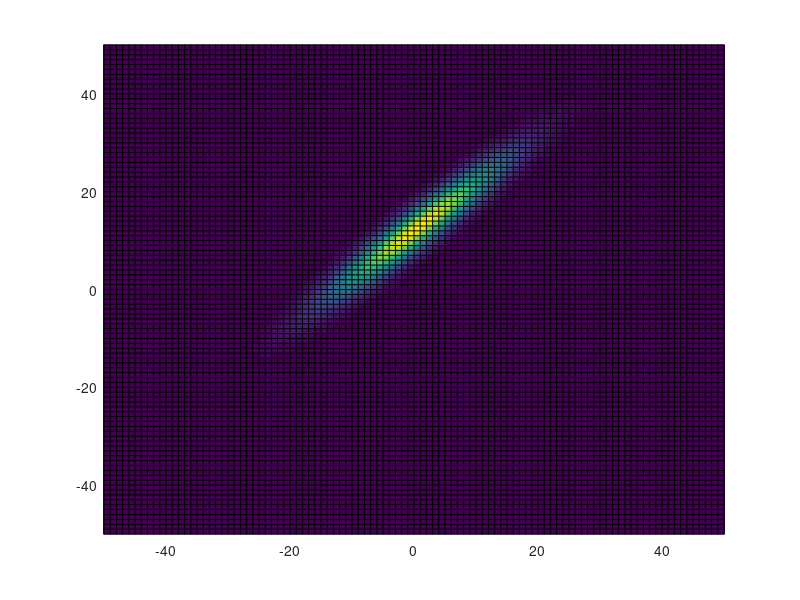

Here is the MATLAB script that generated this plot: (Note: this script raises an error after producing the figure.)

%%% Multi-track simulation
%%% We will turn off all disp in GP2DF!!!!
% clearvars
% % close all

% function Particle_num = threshold(ratio, Gin)
clearvars
format compact
close all
tic


disp(date);
%%%%%% Define Constants
disp('Defining Constants');

%%% Physical Constants
hbar = 0.6582;	% Plank's Constant (meV.ps)
c=3*10^14*10^-12;	% Speed of light (um/ps)
me=511*10^6/c^2;	% Free electron mass (meV/c^2)
mp=(7*10^-5)*me; % mass of Cavity photon
%%% Calculation Contronl
tstart = 1;	% Initial Dynamics time (ps)
tfinish = 100;	% Finish time (ps)     % reservoir steady state time needed: 100 ps; +20 ps;
tp = tfinish/2;
tstep=0.1;%0.25;	% Frequency to stroe data
Nt=(tfinish-tstart)/tstep;
turn_Pr = 0;
turn_Pn = 1;
turn_defect = 0;
%%%%%% End

%%%%%% Grid of energy, momentum and real space
%%% For energy
Ns=400;	% Sub-steps;
% Although data will be store for every tstep, it will be calculate over smaller intervals, Ns sets the number of intervals for every tstep;
sstep=tstep/Ns;	% This time step in time used in solving the differential equations; (ps)


uc=1; % Unit cell size (um)
nuc=128; % Number of Unit Cell in one direction from 0-end


%%% For real space
num_p = 2;
Nx=nuc*num_p;	% Number of points in x-axis
Ny=nuc*num_p;	% Number of points in y-axis
xmax=nuc*uc;	% Set x range (um)
ymax=nuc*uc;	% set y range (um)
x=((1:Nx)'-Nx/2-1)*2*xmax/Nx';	% Grid in x
y=((1:Ny)'-Ny/2-1)*2*ymax/Ny';  % Grid in y
dx=abs(x(4)-x(3));	% dx (um)
dy=abs(y(4)-y(3));      % dy
x0=Nx/2+1;  % x=0 index
y0=Ny/2+1;
[X,Y]=meshgrid(x,y);

%%% For momentum space
kxmax=pi/dx; % maxmium of k valus (um^-1)
kymax=pi/dy;
kx=((1:Nx)'-Nx/2-1)*pi/xmax;	% Grid in kx
ky=((1:Ny)'-Ny/2-1)*pi/ymax;	% Grid in ky
dkx=2*kxmax/Nx;	% dkx
dky=2*kymax/Ny;	% dky
[KX,KY]=meshgrid(kx,ky);
%%%%%% END

%%%%%% Dispersion
EC=(hbar^2)*(KX.^2+KY.^2)/(2*mp);

%%%%% Nonlinear interaction %%%%%%%%
%%%%% Parameters controled by experimantal
alpha=5*10^-3;	%meV*um^2
Gin = 0.05;   % Gain rate 0.05 ps^-1 um^2
beta= 1*alpha;
omega = 0.15/hbar; %ps^-1
tauP = 15;   % ps
tauR = 120; % ps
Gamma = 1*hbar/(2*tauP);


ratio = 3;
Inten_Pn = ratio*1/(Gin*tauP*tauR);
Inten_Pr = 0.05*20*2;
sigr = 3; % size
sigr_Poten = 2;
sigr_non = 6;


ec_ra = 2;
L = 2*sigr*ec_ra;
locate_pump = -L;
locate_poten = -10;
locate_non_Y = L;
locate_non_X = 0;

% RL = sqrt(  (X/2).^2 + (Y-locate_pump).^2  );

Ang = pi/4;
cAng = cos(Ang);
sAng = sin(Ang);



RL = sqrt(  (X/ec_ra).^2 + (Y-locate_pump).^2  );
RL_non = sqrt(  (((X-locate_non_X)*cAng + (Y-locate_non_Y)*sAng)/(1.5*ec_ra)).^2 ...
                  + ( (-(X-locate_non_X)*sAng + (Y-locate_non_Y)*cAng)/(0.5)  ).^2           );
% RL_non = sqrt((X-locate_non_X).^2+(Y-locate_non_Y).^2);
RL_poten = sqrt(X.^2+(Y-locate_poten).^2);
Phase = atan2(Y,X);

%Gaussian
r = sqrt(X.^2 + Y.^2);

kky = -0.5; %um^-1
Pr = turn_Pr*Inten_Pr*exp(-(RL/sigr).^2).*exp(-1i*kky*Y);
Pn = turn_Pn*Inten_Pn*exp(-(RL_non/sigr_non).^2);
test_Pn = Inten_Pr*exp(-(RL_non/sigr_non).^2);
% Pr(Y<locate_pump) = 0;
% Pr = Inten_Pr*exp(-(RL/sigr).^2);
PE = 10; %meV;
Poten = turn_defect*PE*exp(-(RL_poten/sigr_Poten).^2);


area_s = 50;

figure()
pcolor(x,y,abs(Pr)+abs(test_Pn));
% hold on
% % pcolor(x,y,abs(test_Pn));
% hold on
axis([-area_s area_s -area_s area_s])


% figure()
% pcolor(x,y,abs(Pn));
% axis([-area_s area_s -area_s area_s])
% % figure()
% % subplot(1,3,1)
% % pcolor(x,y,abs(Poten));
% subplot(1,2,1)
% pcolor(x,y,abs(Pr));
% title('Resonant')
% subplot(1,2,2)
% pcolor(x,y,abs(Pn));
% title('Non-resonant')


% system_name = sprintf('locatePn = %0.2f, locatePr = %0.2f, locateDefect = %0.2f.jpg',-locate_non,locate_pump,-locate_poten);
% figure()
% pcolor(x,y,abs(Pr));
% pcolor(x,y,ss);
% hold on
% axis(2*[-32 32 -32 32])
% pcolor(x,y,abs(Pn));
% viscircles([0,locate_non],sigr_non,'Color','w');
% viscircles([0,locate_poten],sigr_Poten);
% title("Resonant","FontSize",20)
% axis on
% colorbar
% % saveas(gcf,system_name)



%%


%%%%%% Define Fehlberg coefficients (for fifth order Runge-Kutta procedure)
ai(1)=16/135;
ai(2)=0;
ai(3)=6656/12825;
ai(4)=28561/56430;
ai(5)=-9/50;
ai(6)=2/55; %#ok<NASGU>

aibi(1)=1/360;
aibi(2)=0;
aibi(3)=-128/4275;
aibi(4)=-2197/75240;
aibi(5)=1/50;
aibi(6)=2/55;

dij(1,1)=0;
dij(2,1)=1/4;
dij(3,1)=3/32;          dij(3,2)=9/32;
dij(4,1)=1932/2197;     dij(4,2)=-7200/2197;    dij(4,3)=7296/2197;
dij(5,1)=439/216;       dij(5,2)=-8;            dij(5,3)=3680/513;
dij(5,4)=-845/4104;
dij(6,1)=-8/27;         dij(6,2)=2;             dij(6,3)=-3544/2565;
dij(6,4)=1859/4104;     dij(6,5)=-11/40;
%%%%%% END

% Load initial condition
%load psi_601.mat
%load res_601.mat
%psi_ini = psi5;
%rev_ini = rev5;
%clear psi5 rev5

%%%%%% Define the initial state

t=0;	% Real time (ps)
%%% Take the initial wavefunction
% set the random seed
rng('shuffle'); % make the initial seed depned on current time
%rng('default'); % make sure the same random initial condition


psi5=10e-10*(randn(Ny,Nx)+1i*randn(Ny,Nx));
% psi5 = 10e-1*(zeros(Ny,Nx)+1i*zeros(Ny,Nx));
rev5 = 10e-1*(zeros(Ny,Nx)+1i*zeros(Ny,Nx));
% noise = 10e-10*(randn(Ny,Nx)+1i*randn(Ny,Nx));
%%%%%% END






para = struct('hbar',hbar,'sstep',sstep,'alpha',alpha,'tauP',tauP, ...
    'Pr',Pr,'Pn',Pn,'omega',omega,'tp',tp,'Gamma',Gamma,'EC',EC,'Gin',Gin,'beta',beta,'tauR',tauR,'Poten',Poten);
%%%%%% 5th order Runge-Kutta Algorithm
for si=0:1:4
    t=si*sstep;

    % Label theta at next, current and 4 sub-timesteps behind
    psin1=['psi',sprintf('%g',si+5+1)];	% Label of next sub-timestep
    psin = ['psi',sprintf('%g',si+5)];      % Label of current sub-timestep
    psin_4 = ['psi',sprintf('%g',si+5-4)];  % Label of four sub-timesteps back

    % Label theta at next, current and 4 sub-timesteps behind
    revn1=['rev',sprintf('%g',si+5+1)];	% Label of next sub-timestep
    revn = ['rev',sprintf('%g',si+5)];      % Label of current sub-timestep
    revn_4 = ['rev',sprintf('%g',si+5-4)];  % Label of four sub-timesteps back


    % Calculate gradients
    [f1psi,f1rev] = fcal2D(...
        eval(psin),...
        eval(revn),...
        t,para);

    [f2psi,f2rev] = fcal2D(...
        eval(psin)+dij(2,1)*f1psi,...
        eval(revn)+dij(2,1)*f1rev,...
        t,para);

    [f3psi,f3rev] = fcal2D(...
        eval(psin)+dij(3,1)*f1psi+dij(3,2)*f2psi,...
        eval(revn)+dij(3,1)*f1rev+dij(3,2)*f2rev,...
        t,para);

    [f4psi,f4rev] = fcal2D(...
        eval(psin)+dij(4,1)*f1psi+dij(4,2)*f2psi+dij(4,3)*f3psi,...
        eval(revn)+dij(4,1)*f1rev+dij(4,2)*f2rev+dij(4,3)*f3rev,...
        t,para);

    [f5psi,f5rev] = fcal2D(...
        eval(psin)+dij(5,1)*f1psi+dij(5,2)*f2psi+dij(5,3)*f3psi+dij(5,4)*f4psi,...
        eval(revn)+dij(5,1)*f1rev+dij(5,2)*f2rev+dij(5,3)*f3rev+dij(5,4)*f4rev,...
        t,para);

    [f6psi,f6rev] = fcal2D(...
        eval(psin)+dij(6,1)*f1psi+dij(6,2)*f2psi+dij(6,3)*f3psi+dij(6,4)*f4psi+dij(6,5)*f5psi,...
        eval(revn)+dij(6,1)*f1rev+dij(6,2)*f2rev+dij(6,3)*f3rev+dij(6,4)*f4rev+dij(6,5)*f5rev,...
        t,para);

    % Calculate fields at next sub-timestep
    eval([psin1 '=eval(psin)+ai(1)*f1psi+ai(2)*f2psi+ai(3)*f3psi+ai(4)*f4psi+ai(5)*f5psi+ai(6)*f6psi;']);
    eval([revn1 '=eval(revn)+ai(1)*f1rev+ai(2)*f2rev+ai(3)*f3rev+ai(4)*f4rev+ai(5)*f5rev+ai(6)*f6rev;']);

    % Calculate errors
    errorpsi=sum(sum(abs(...
        aibi(1)*f1psi+aibi(2)*f2psi+aibi(3)*f3psi...
        +aibi(4)*f4psi+aibi(5)*f5psi+aibi(6)*f6psi)))...
        /(sum(sum(abs(eval(psin1)))));

    % Clear psi at sub-timestep 6 substeps behind next substep
    clear(psin_4);
    clear(revn_4);

end
clear f1psi f2psi f3psi f4psi f5psi f6psi
clear f1rev f2rev f3rev f4rev f5rev f6rev

clear ai aibi dij

%%%%%% END

%%%%%% Prepare for 5th order Adams-Bashforth-Moulton Algorithm
% This part of the code prepares for the 5th order Adams-Bashforth-Moulton Algorithm. From the stored values of psi from the Runge-Kutta procedure it calculates the gradients, fpsi=dpsi/dt, for each sub-timestep. The results are the arrays: % fpsi6, fpsi7, fpsi8, fpsi9 We also keep the last value of the field: (psi10, theta10) This part of the procedure uses the function, fcal2D(psi,...,t), which gives the value of dpsi/dt
% Increment substep by one
si=si+1;        %si=5 now

% Label psi at previous four sub-timesteps
psin_1 = ['psi',sprintf('%g',si+5-1)];
psin_2 = ['psi',sprintf('%g',si+5-2)];
psin_3 = ['psi',sprintf('%g',si+5-3)];
psin_4 = ['psi',sprintf('%g',si+5-4)];

% Label f at previous four sub-timesteps
fpsin_1 = ['fpsi',sprintf('%g',si+5-1)];
fpsin_2 = ['fpsi',sprintf('%g',si+5-2)];
fpsin_3 = ['fpsi',sprintf('%g',si+5-3)];
fpsin_4 = ['fpsi',sprintf('%g',si+5-4)];

% Label phi at previous four sub-timesteps
revn_1 = ['rev',sprintf('%g',si+5-1)];
revn_2 = ['rev',sprintf('%g',si+5-2)];
revn_3 = ['rev',sprintf('%g',si+5-3)];
revn_4 = ['rev',sprintf('%g',si+5-4)];

% Label f at previous four sub-timesteps
frevn_1 = ['frev',sprintf('%g',si+5-1)];
frevn_2 = ['frev',sprintf('%g',si+5-2)];
frevn_3 = ['frev',sprintf('%g',si+5-3)];
frevn_4 = ['frev',sprintf('%g',si+5-4)];


% Calculate f at previous four sub-timesteps
eval([ '[' fpsin_1  ',' frevn_1 ']=fcal2D(' ...
    psin_1  ',' revn_1 ','...
    't,para);']);

eval([ '[' fpsin_2  ',' frevn_2 ']=fcal2D(' ...
    psin_2 ',' revn_2 ','...
    't,para);']);

eval([ '[' fpsin_3  ',' frevn_3 ']=fcal2D(' ...
    psin_3 ',' revn_3 ','...
    't,para);']);

eval([ '[' fpsin_4  ',' frevn_4 ']=fcal2D(' ...
    psin_4 ',' revn_4 ','...
    't,para);']);

% Clear psi at sub-timesteps earlier than last sub-timestep
clear(psin_1); clear('psin_1');
clear(psin_2); clear('psin_2');
clear(psin_3); clear('psin_3');
clear(psin_4); clear('psin_4');

clear(revn_1); clear('revn_1');
clear(revn_2); clear('revn_2');
clear(revn_3); clear('revn_3');
clear(revn_4); clear('revn_4');


%%%%%% END

%%%%%% Start main 5th order Adams-Bashforth-Moulton Algorithm for all remaining timesteps This is the main part of the algorithm that calculates psi and theta for every sub-timestep.  For each timestep after the initial equilibrium time set by E_tstart plots are made for the first Monte Carlo realization if allow_plots==true For each value in the sample time grid, defined by E_Samples, E_start, and tfinish the field is saved in the variable psi_Ei where Ei is an index The time dynamics of the first Monte Carlo realization is also stored in the variable psit (if allow_plots==1) This part of the procedure uses the function, fcalc2DIS(psi,...,t), which gives the value of dpsi/dt
psit=zeros(Ny,Nx);
revt=zeros(Ny,Nx);


for ti=0:1:tfinish/tstep

    t=ti*tstep+si*sstep;
    plot_t(ti+1) = t;
    disp([sprintf('%1.4f',t),' ps', sprintf(' \t %g',ti),' step ']);
    display(['|psi|^2 : ' sprintf('%1.4g',sum(sum(abs(psit).^2)))]);	% Why 1e8?
    display(['|rev|^2 : ' sprintf('%1.4g',sum(sum(revt)))]);	% Why 1e8?
    sum_psi(ti+1) = sum(sum(abs(psit).^2));



    while si<Ns
        t=ti*tstep+si*sstep;

        % Label f at next and previous 5 sub-timesteps
        fpsin1 = ['fpsi',sprintf('%g',si+5+1)];
        fpsin = ['fpsi',sprintf('%g',si+5)];
        fpsin_1 = ['fpsi',sprintf('%g',si+5-1)];
        fpsin_2 = ['fpsi',sprintf('%g',si+5-2)];
        fpsin_3 = ['fpsi',sprintf('%g',si+5-3)];
        fpsin_4 = ['fpsi',sprintf('%g',si+5-4)];

        % Label f at next and previous 5 sub-timesteps
        frevn1 = ['frev',sprintf('%g',si+5+1)];
        frevn = ['frev',sprintf('%g',si+5)];
        frevn_1 = ['frev',sprintf('%g',si+5-1)];
        frevn_2 = ['frev',sprintf('%g',si+5-2)];
        frevn_3 = ['frev',sprintf('%g',si+5-3)];
        frevn_4 = ['frev',sprintf('%g',si+5-4)];



        % Label psi at next and last sub-timestep
        psin1 = ['psi',sprintf('%g',si+5+1)];
        psin = ['psi',sprintf('%g',si+5)];

        revn1 = ['rev',sprintf('%g',si+5+1)];
        revn = ['rev',sprintf('%g',si+5)];


        % Calculate f at last sub-timestep
        eval([ '[' fpsin  ',' frevn ']=fcal2D(eval(psin),eval(revn),t,para);']);

        % Predict psi at next sub-timestep (Adams-Bashforth Formula)
        psiapprox=eval(psin)+(1/720)*(...
            1901*eval(fpsin)-2774*eval(fpsin_1)...
            +2616*eval(fpsin_2)-1274*eval(fpsin_3)...
            +251*eval(fpsin_4));

        revapprox=eval(revn)+(1/720)*(...
            1901*eval(frevn)-2774*eval(frevn_1)...
            +2616*eval(frevn_2)-1274*eval(frevn_3)...
            +251*eval(frevn_4));

        clear(fpsin_4);
        clear(frevn_4);

        % Predict f at next sub-timestep

        eval([ '[' fpsin1  ',' frevn1 ']=fcal2D(psiapprox,revapprox,t,para);']);

        % Correct psi at next sub-timestep (Adams-Moulton Formula)
        eval([ psin1 '=eval(psin)+(1/720)*',...
            '(251*eval(fpsin1)+646*eval(fpsin)-264*eval(fpsin_1)',...
            '+106*eval(fpsin_2)-19*eval(fpsin_3));']);
         % Correct rev at next sub-timestep (Adams-Moulton Formula)
        eval([ revn1 '=eval(revn)+(1/720)*',...
            '(251*eval(frevn1)+646*eval(frevn)-264*eval(frevn_1)',...
            '+106*eval(frevn_2)-19*eval(frevn_3));']);



        clear(psin);
        clear(revn);

        % Increment sub-timestep
        si=si+1;
    end

    if eval(['isnan(sum(sum(' psin1 ')))'])
        calcsuccess=false;
        disp('  Calculation Stopped: Time step too large')
        return
    end

    % Prepare for next timestep
    psi5=eval(psin1); clear(psin1);
    rev5=eval(revn1); clear(revn1);

    clear(fpsin1);
    clear(frevn1);


    fpsi4=eval(fpsin); clear(fpsin);
    fpsi3=eval(fpsin_1); clear(fpsin_1);
    fpsi2=eval(fpsin_2); clear(fpsin_2);
    fpsi1=eval(fpsin_3); clear(fpsin_3);

    frev4=eval(frevn); clear(frevn);
    frev3=eval(frevn_1); clear(frevn_1);
    frev2=eval(frevn_2); clear(frevn_2);
    frev1=eval(frevn_3); clear(frevn_3);


    si=0;

    if ti>=tstart/tstep
        % store the result
        %         psiall=sum(sum(abs(psi5).^2));
        %         phiall=sum(sum(abs(phi5).^2));
        %         resall=sum(sum(rev5));
        save(['./result/psi_' sprintf('%g',ti-tstart/tstep+1)],'psi5','t');
        save(['./result/rev_' sprintf('%g',ti-tstart/tstep+1)],'rev5','t');

    end
    psit=psi5;
    revt=rev5;
    M(:,:,ti+1) = psit;


end

%%

% close all
Psi_M = abs(M).^2;


len_Psi = size(Psi_M);

for i = 1:len_Psi(3)
    Particle_num(i) = sum(sum(Psi_M(:,:,i)));
end


figure()
plot(Particle_num)
saveas(gcf,'particle_num.jpg')

mat_size = size(M);


A0 = 0.2;
k0=0.5;
Inter_X = M + A0*exp(-1i*k0*(X));
Inter_Y = M + A0*exp(-1i*k0*(Y));
Inter_XY = M + A0*exp(-1i*k0*(X + Y));

normal_sel = 0.6;

for i = 1:mat_size(3)
    inten_M_Inter_X = abs(Inter_X(:,:,i)).^normal_sel;
    final_density_Inter_X(:,:,i) = inten_M_Inter_X/max(max(inten_M_Inter_X));

    inten_M_Inter_Y = abs(Inter_Y(:,:,i)).^normal_sel;
    final_density_Inter_Y(:,:,i) = inten_M_Inter_Y/max(max(inten_M_Inter_Y));

    inten_M_Inter_XY = abs(Inter_XY(:,:,i)).^normal_sel;
    final_density_Inter_XY(:,:,i) = inten_M_Inter_XY/max(max(inten_M_Inter_XY));
end

time = 0:tstep:tfinish;


for i = 1:mat_size(3)
    figure()
    pcolor(X,Y,final_density(:,:,i))
    colormap hot
    shading flat
    % viscircles([0,locate_poten],sigr_Poten,'LineStyle','--');
    axis([-50 50 -50 50]);
    title(['time : ',sprintf('%g',time(i)),'ps'],"FontSize",20);
    saveas(gcf,sprintf('images_intensity/%d.jpg',i))
    close all
end

for i = 1:mat_size(3)
    figure()
    pcolor(X,Y,final_density_Inter_X(:,:,i))
    colormap hot
    shading flat
    % viscircles([0,locate_poten],sigr_Poten,'LineStyle','--');
    axis([-50 50 -50 50]);
    title(['time : ',sprintf('%g',time(i)),'ps'],"FontSize",20);
    saveas(gcf,sprintf('images_interference_X/%d.jpg',i))
    close all
end

for i = 1:mat_size(3)
    figure()
    pcolor(X,Y,final_density_Inter_Y(:,:,i))
    colormap hot
    shading flat
    % viscircles([0,locate_poten],sigr_Poten,'LineStyle','--');
    axis([-50 50 -50 50]);
    title(['time : ',sprintf('%g',time(i)),'ps'],"FontSize",20);
    saveas(gcf,sprintf('images_interference_Y/%d.jpg',i))
    close all
end

for i = 1:mat_size(3)
    figure()
    pcolor(X,Y,final_density_Inter_XY(:,:,i))
    colormap hot
    shading flat
    % viscircles([0,locate_poten],sigr_Poten,'LineStyle','--');
    axis([-50 50 -50 50]);
    title(['time : ',sprintf('%g',time(i)),'ps'],"FontSize",20);
    saveas(gcf,sprintf('images_interference_XY/%d.jpg',i))
    close all
end

for i = 1:mat_size(3)
    figure()
    pcolor(X,Y,angle(M(:,:,i))  )
    colormap gray
    shading flat
    % viscircles([0,locate_poten],sigr_Poten,'LineStyle','--');
    axis([-50 50 -50 50]);
    title(['time : ',sprintf('%g',time(i)),'ps'],"FontSize",20);
    saveas(gcf,sprintf('images_phase/%d.jpg',i))
    close all
end



% time = 0:tstep:tfinish;
% fig_name =  sprintf('Soliton : locatePn = %0.2f, locatePr = %0.2f, locateDefect = %0.2f.jpg',-locate_non,locate_pump,-locate_poten);
% figure()
% pcolor(X,Y,normal_max(:,:,end));
% viscircles([0,-locate_non],sigr_non,'Color','w');
% viscircles([0,-locate_poten],sigr_Poten);
% colorbar
% colormap hot
% shading flat
% axis equal
% title(['time : ' sprintf('%g',time(end)),'ps'],"FontSize",20);
% axis([-32 32 -32 32]);
% saveas(gcf,fig_name)
% 
% fig_name2 =  sprintf('Phase : locatePn = %0.2f, locatePr = %0.2f, locateDefect = %0.2f.jpg',-locate_non,locate_pump,-locate_poten);
% 
% figure()
% pcolor(X,Y,angle(M(:,:,end)));
% viscircles([0,-locate_non],sigr_non,'Color','w');
% viscircles([0,-locate_poten],sigr_Poten);
% colormap gray
% shading flat
% axis equal
% title(['time : ' sprintf('%g',time(end)),'ps'],"FontSize",20);
% axis([-32 32 -32 32]);
% 
% saveas(gcf,fig_name2)

% end
